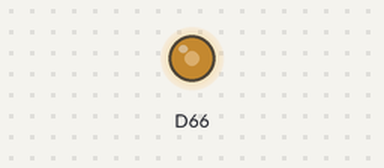
The sketch below on a simulated Arduino Due. Parts: output pins drawn as LEDs (lit = HIGH).

Above: at 0.1 s.
Timing chart, 0 to 1.6 s (numbered marks = the images above):
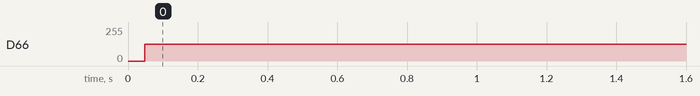

The sketch:

square_wave_analog.ino
```cpp
const int sampleSize = 100;
int points[sampleSize] = {0};
const float freq = 261.63;
const float adjust = 1.10;
const double delayUs = 1.0 / freq / sampleSize * 1000000 / adjust;

// f on scope higher than expected -> going too fast -> delay too small -> adjust too big

// A: 440hz, adjust 1.15
// C: 261.63hz, adjust between 1.09 and 1.10

void setup() {
  pinMode(DAC0, OUTPUT);
  analogWriteResolution(12); // full scale DAC

  for (int i = 0; i < sampleSize; i++) {
    points[i] = 2046 * sin( (float) i * 2 * PI / (double) sampleSize ) + 2046;
  }
}

void loop() {
  for (int i = 0; i < sampleSize; i++) {
    analogWrite(DAC0, points[i]);
    delayMicroseconds(delayUs);
  }
}
```

Measured:
- by itself, D66: 0/255 → 124/255 at 0.05 s
